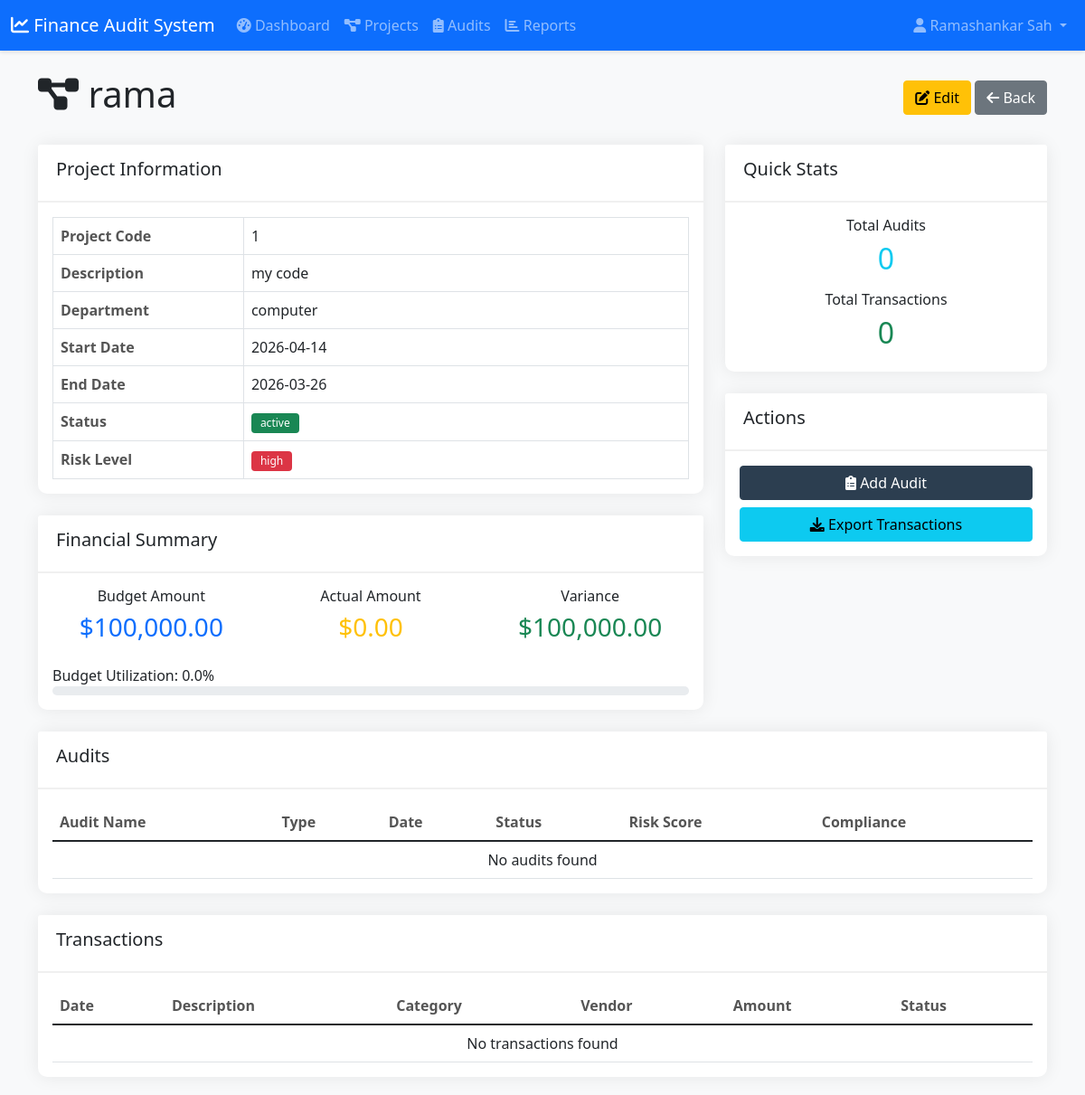
Page /project/1 (signed in) on the committed database.
### models.py (models this page shows, shortened)
class User(UserMixin, db.Model):
    __tablename__ = 'users'
    id = db.Column(db.Integer, primary_key=True)
    username = db.Column(db.String(80), unique=True, nullable=False)
    email = db.Column(db.String(120), unique=True, nullable=False)
    password_hash = db.Column(db.String(200), nullable=False)
    role = db.Column(db.String(20), default='user')  # admin, auditor, user
    is_active = db.Column(db.Boolean, default=True)
    created_at = db.Column(db.DateTime, default=datetime.utcnow)
    last_login = db.Column(db.DateTime)
    projects = db.relationship('Project', backref='owner', lazy=True)
    audits = db.relationship('Audit', backref='auditor', lazy=True)

class Project(db.Model):
    __tablename__ = 'projects'
    id = db.Column(db.Integer, primary_key=True)
    project_name = db.Column(db.String(200), nullable=False)
    project_code = db.Column(db.String(50), unique=True, nullable=False)
    description = db.Column(db.Text)
    budget_amount = db.Column(db.Float, nullable=False)
    actual_amount = db.Column(db.Float, default=0.0)
    start_date = db.Column(db.Date, nullable=False)
    end_date = db.Column(db.Date)
    status = db.Column(db.String(20), default='active')  # active, completed, on_hold, cancelled
    risk_level = db.Column(db.String(20), default='medium')  # low, medium, high, critical
    department = db.Column(db.String(100))
    created_at = db.Column(db.DateTime, default=datetime.utcnow)
    updated_at = db.Column(db.DateTime, default=datetime.utcnow, onupdate=datetime.utcnow)
    user_id = db.Column(db.Integer, db.ForeignKey('users.id'), nullable=False)
    audits = db.relationship('Audit', backref='project', lazy=True, cascade='all, delete-orphan')
    transactions = db.relationship('Transaction', backref='project', lazy=True, cascade='all, delete-orphan')
    @property
    def budget_utilization(self):
        if self.budget_amount > 0:
            return (self.actual_amount / self.budget_amount) * 100
        return 0
    @property
    def variance(self):
        return self.budget_amount - self.actual_amount

### routes.py (the view)
@main_bp.route('/project/<int:id>')
@login_required
def project_detail(id):
    project = Project.query.get_or_404(id)
    if current_user.role != 'admin' and project.user_id != current_user.id:
        flash('You do not have permission to view this project.', 'danger')
        return redirect(url_for('main.projects'))
    audits = Audit.query.filter_by(project_id=id).all()
    transactions = Transaction.query.filter_by(project_id=id).all()
    return render_template('project_detail.html', project=project, audits=audits, transactions=transactions)

### app.py (called while the page is built)
def create_app():
    app = Flask(__name__)
    app.config.from_object('config.Config')
    os.makedirs(app.config['UPLOAD_FOLDER'], exist_ok=True)
    db.init_app(app)
    login_manager.init_app(app)
    @login_manager.user_loader
    def load_user(user_id):
        return User.query.get(int(user_id))
    from auth import auth_bp
    from routes import main_bp
    app.register_blueprint(auth_bp, url_prefix='/auth')
    app.register_blueprint(main_bp)
    with app.app_context():
        db.create_all()
        if not User.query.filter_by(username='admin').first():
            admin = User(username='admin', email='admin@example.com', role='admin')
            admin.set_password('admin123')
            db.session.add(admin)
            db.session.commit()
    return app

### templates/project_detail.html (shortened to what this page needs)
{% extends "base.html" %}
{% block content %}
<div class="d-flex justify-content-between align-items-center mb-4">
    <h1><i class="fas fa-project-diagram"></i> {{ project.project_name }}</h1>
    <div>
        <a href="{{ url_for('main.edit_project', id=project.id) }}" class="btn btn-warning">
            <i class="fas fa-edit"></i> Edit
        </a>
        <a href="{{ url_for('main.projects') }}" class="btn btn-secondary">
            <i class="fas fa-arrow-left"></i> Back
        </a>
    </div>
</div>
<div class="row">
    <div class="col-md-8">
        <div class="card mb-4">
            <div class="card-header">
                <h5>Project Information</h5>
            </div>
            <div class="card-body">
                <table class="table table-bordered">
                    <tr>
                        <th style="width: 30%">Project Code</th>
                        <td>{{ project.project_code }}</td>
                    </tr>
                    <tr>
                        <th>Description</th>
                        <td>{{ project.description or '-' }}</td>
                    </tr>
                    <tr>
                        <th>Department</th>
                        <td>{{ project.department or '-' }}</td>
                    </tr>
                    <tr>
                        <th>Start Date</th>
                        <td>{{ project.start_date }}</td>
                    </tr>
                    <tr>
                        <th>End Date</th>
                        <td>{{ project.end_date or 'Not specified' }}</td>
                    </tr>
                    <tr>
                        <th>Status</th>
                        <td>
                            <span class="badge bg-{{ 'success' if project.status == 'active' else 'secondary' if project.status == 'completed' else 'warning' }}">
                                {{ project.status }}
                            </span>
                        </td>
                    </tr>
                    <tr>
                        <th>Risk Level</th>
                        <td>
                            <span class="badge bg-{{ 'danger' if project.risk_level == 'high' else 'warning' if project.risk_level == 'medium' else 'success' }}">
                                {{ project.risk_level }}
                            </span>
                        </td>
                    </tr>
                </table>
            </div>
        </div>
        <div class="card mb-4">
            <div class="card-header">
                <h5>Financial Summary</h5>
            </div>
            <div class="card-body">
                <div class="row">
                    <div class="col-md-4">
                        <div class="text-center">
                            <h6>Budget Amount</h6>
                            <h3 class="text-primary">${{ "{:,.2f}".format(project.budget_amount) }}</h3>
                        </div>
                    </div>
                    <div class="col-md-4">
                        <div class="text-center">
                            <h6>Actual Amount</h6>
                            <h3 class="text-warning">${{ "{:,.2f}".format(project.actual_amount) }}</h3>
                        </div>
                    </div>
                    <div class="col-md-4">
                        <div class="text-center">
                            <h6>Variance</h6>
                            <h3 class="text-{{ 'success' if project.variance >= 0 else 'danger' }}">
                                ${{ "{:,.2f}".format(project.variance) }}
                            </h3>
                        </div>
                    </div>
                </div>
                <div class="mt-3">
                    <label>Budget Utilization: {{ "%.1f"|format(project.budget_utilization) }}%</label>
                    <div class="progress">
                    </div>
                </div>
            </div>
        </div>
    </div>
    <div class="col-md-4">
        <div class="card mb-4">
            <div class="card-header">
                <h5>Quick Stats</h5>
            </div>
            <div class="card-body">
                <div class="text-center mb-3">
                    <h6>Total Audits</h6>
                    <h2 class="text-info">{{ audits|length }}</h2>
                </div>
                <div class="text-center">
                    <h6>Total Transactions</h6>
                    <h2 class="text-success">{{ transactions|length }}</h2>
                </div>
            </div>
        </div>
        <div class="card">
            <div class="card-header">
                <h5>Actions</h5>
            </div>
            <div class="card-body">
                <a href="{{ url_for('main.add_audit') }}?project_id={{ project.id }}" class="btn btn-primary w-100 mb-2">
                    <i class="fas fa-clipboard-list"></i> Add Audit
                </a>
                <button class="btn btn-info w-100" onclick="exportToCSV('transactionsTable', '{{ project.project_code }}_transactions')">
                    <i class="fas fa-download"></i> Export Transactions
                </button>
            </div>
        </div>
    </div>
</div>
<div class="card mb-4">
    <div class="card-header">
        <h5>Audits</h5>
    </div>
    <div class="card-body">
        <div class="table-responsive">
            <table class="table">
                <thead>
                    <tr>
                        <th>Audit Name</th>
                        <th>Type</th>
                        <th>Date</th>
                        <th>Status</th>
                        <th>Risk Score</th>
                        <th>Compliance</th>
                    </tr>
                </thead>
                <tbody>
                    {% for audit in audits %}
                    <tr>
                        <td>{{ audit.audit_name }}</td>
                        <td>{{ audit.audit_type }}</td>
                        <td>{{ audit.audit_date }}</td>
                        <td><span class="badge bg-{{ 'success' if audit.status == 'completed' else 'warning' }}">{{ audit.status }}</span></td>
                        <td>{{ "%.1f"|format(audit.risk_score) }}%</td>
                        <td>{{ "%.1f"|format(audit.compliance_score) }}%</td>
                    </tr>
                    {% else %}
                    <tr>
                        <td colspan="6" class="text-center">No audits found</td>
                    </tr>
                    {% endfor %}
                </tbody>
            </table>
        </div>
    </div>
</div>
<div class="card">
    <div class="card-header">
        <h5>Transactions</h5>
    </div>
    <div class="card-body">
        <div class="table-responsive">
            <table class="table" id="transactionsTable">
                <thead>
                    <tr>
                        <th>Date</th>
                        <th>Description</th>
                        <th>Category</th>
                        <th>Vendor</th>
                        <th>Amount</th>
                        <th>Status</th>
                    </tr>
                </thead>
                <tbody>
                    {% for transaction in transactions %}
                    <tr>
                        <td>{{ transaction.transaction_date }}</td>
                        <td>{{ transaction.description }}</td>
                        <td>{{ transaction.category or '-' }}</td>
                        <td>{{ transaction.vendor or '-' }}</td>
                        <td class="text-end">${{ "{:,.2f}".format(transaction.amount) }}</td>
                        <td><span class="badge bg-{{ 'success' if transaction.payment_status == 'paid' else 'warning' }}">{{ transaction.payment_status }}</span></td>
                    </tr>
                    {% else %}
                    <tr>
                        <td colspan="6" class="text-center">No transactions found</td>
                    </tr>
                    {% endfor %}
                </tbody>
            </table>
        </div>
    </div>
</div>
{% endblock %}

### templates/base.html (shortened to what this page needs)
<!DOCTYPE html>
<html lang="en">
<head>
    <link href="https://cdn.jsdelivr.net/npm/bootstrap@5.1.3/dist/css/bootstrap.min.css" rel="stylesheet">
    <link href="https://cdnjs.cloudflare.com/ajax/libs/font-awesome/6.0.0/css/all.min.css" rel="stylesheet">
    <link href="{{ url_for('static', filename='css/style.css') }}" rel="stylesheet">
</head>
<body>
    {% if current_user.is_authenticated %}
    <nav class="navbar navbar-expand-lg navbar-dark bg-primary">
        <div class="container-fluid">
            <a class="navbar-brand" href="{{ url_for('main.dashboard') }}">
                <i class="fas fa-chart-line"></i> Finance Audit System
            </a>
            <div class="collapse navbar-collapse" id="navbarNav">
                <ul class="navbar-nav me-auto">
                    <li class="nav-item">
                        <a class="nav-link" href="{{ url_for('main.dashboard') }}">
                            <i class="fas fa-tachometer-alt"></i> Dashboard
                        </a>
                    </li>
                    <li class="nav-item">
                        <a class="nav-link" href="{{ url_for('main.projects') }}">
                            <i class="fas fa-project-diagram"></i> Projects
                        </a>
                    </li>
                    <li class="nav-item">
                        <a class="nav-link" href="{{ url_for('main.audits') }}">
                            <i class="fas fa-clipboard-list"></i> Audits
                        </a>
                    </li>
                    <li class="nav-item">
                        <a class="nav-link" href="{{ url_for('main.reports') }}">
                            <i class="fas fa-chart-bar"></i> Reports
                        </a>
                    </li>
                </ul>
                <ul class="navbar-nav">
                    <li class="nav-item dropdown">
                        <a class="nav-link dropdown-toggle" href="#" id="userDropdown" role="button" data-bs-toggle="dropdown">
                            <i class="fas fa-user"></i> {{ current_user.username }}
                        </a>
                    </li>
                </ul>
            </div>
        </div>
    </nav>
    {% endif %}
    <div class="container mt-4">
        {% block content %}{% endblock %}
    </div>
</body>
</html>

### static/css/style.css (style rules this page uses)
:root { --primary-color: #2c3e50; --secondary-color: #3498db; --success-color: #27ae60; --danger-color: #e74c3c; --warning-color: #f39c12; --info-color: #16a085; }
body { background-color: #f8f9fa; font-family: 'Segoe UI', Tahoma, Geneva, Verdana, sans-serif; }
.navbar { box-shadow: 0 2px 4px rgba(0,0,0,0.1); }
.card { border: none; border-radius: 10px; box-shadow: 0 0 20px rgba(0,0,0,0.08); margin-bottom: 20px; }
.card-header { background-color: #fff; border-bottom: 2px solid #f0f0f0; font-weight: 600; padding: 15px 20px; }
.btn-primary { background-color: var(--primary-color); border-color: var(--primary-color); }
.table { margin-bottom: 0; }
.table th { border-top: none; font-weight: 600; color: #555; }
.badge { padding: 5px 10px; font-weight: 500; }
.progress { height: 10px; border-radius: 5px; }

### rows in the picture
User: username "Ramashankar Sah"
Project: project_name "rama", project_code "1", description "my code", department "computer", start_date "2026-04-14", end_date "2026-03-26", status "active", risk_level "high", budget_amount "100,000.00", actual_amount "0.00", variance "100,000.00", budget_utilization "0.0"

### other values in the picture
{{ audits|length }} "0"
{{ transactions|length }} "0"
